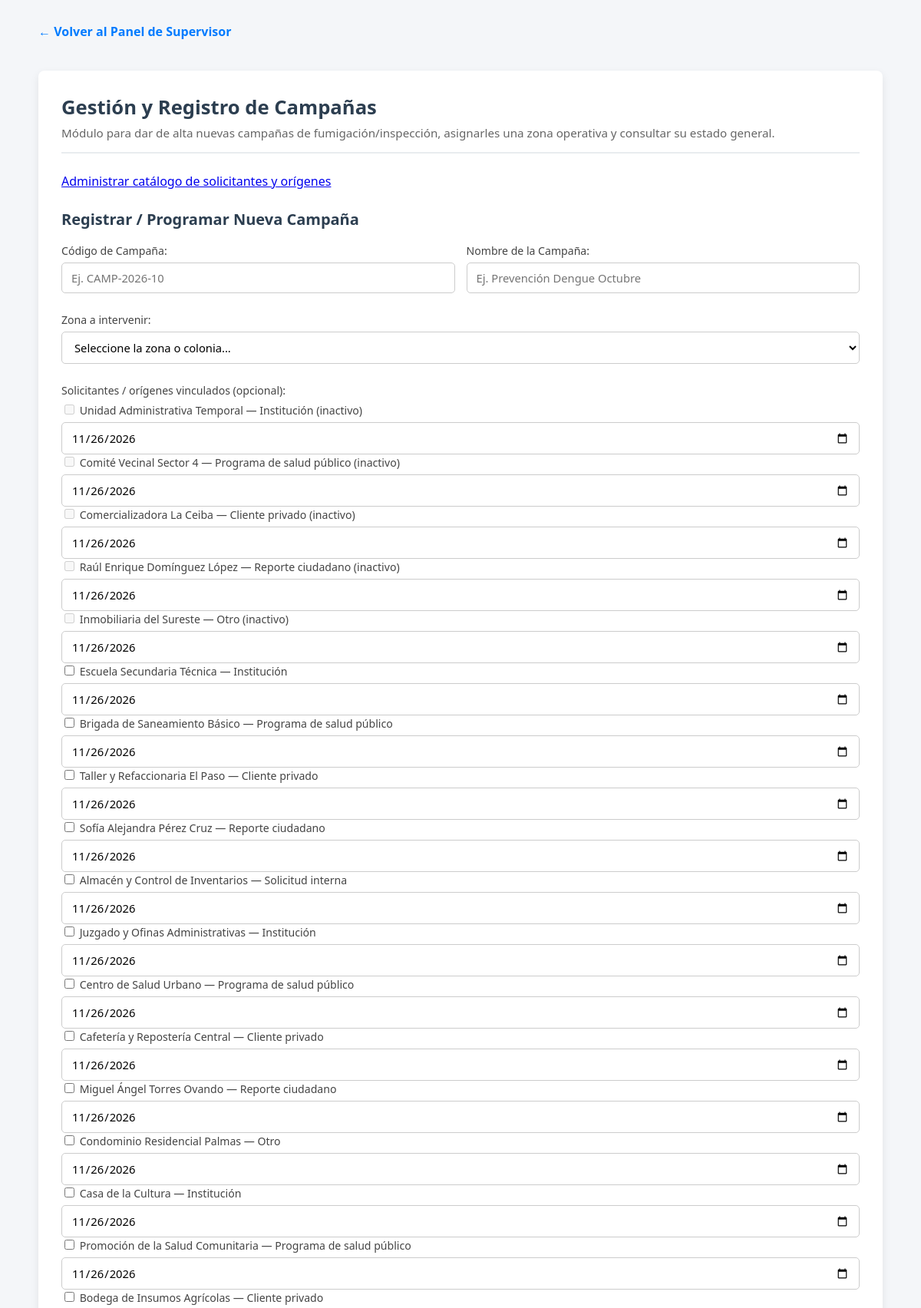
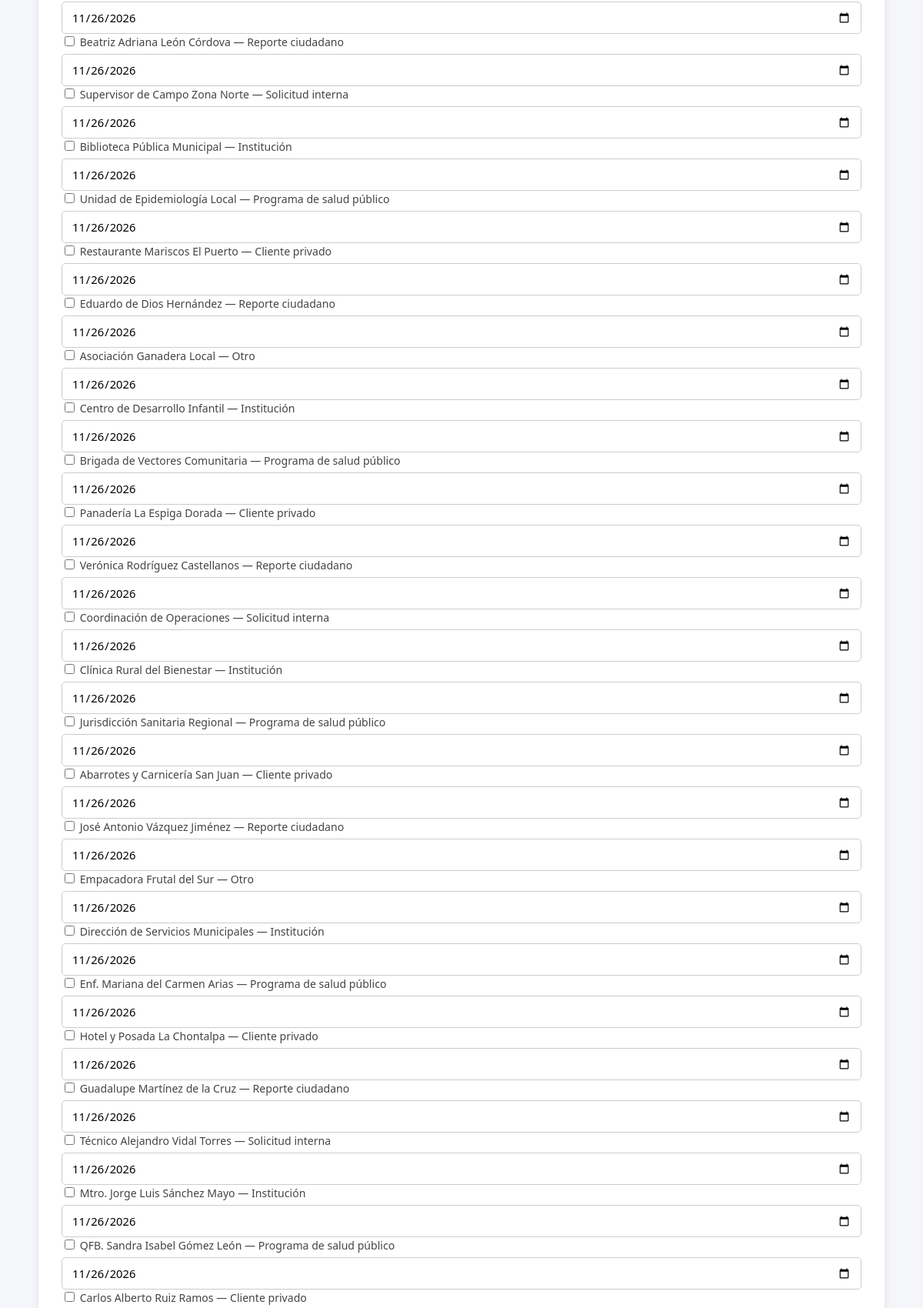
The app's page /index.php?modulo=registro_campanas (signed in, upper part) with its own data (2 pictures, top to bottom).
### tables this page shows
CREATE TABLE `solicitantes` (
  `IdSolicitante` int(11) NOT NULL AUTO_INCREMENT,
  `TipoOrigen` enum('Reporte ciudadano','Cliente privado','Programa de salud público','Institución','Solicitud interna','Otro') NOT NULL,
  `NombreSolicitante` varchar(150) NOT NULL,
  `TelefonoSolicitante` varchar(20) DEFAULT NULL,
  `DescripcionSolicitud` text NOT NULL,
  `EstadoSolicitud` enum('Activo','Inactivo') NOT NULL DEFAULT 'Activo',
  PRIMARY KEY (`IdSolicitante`)
);

### controllers/admin/controller.campana.php (called while the page is built, shortened)
<?php
require_once MODEL_PATH . 'admin/model.solicitante.php';
$modeloSolicitante = new ModelSolicitante($conexion);
$campanaEditar = null;
$solicitantesSeleccionados = [];
$resultadoSolicitantes = $modeloSolicitante->obtenerSolicitantes();
require_once VIEW_PATH . 'admin/campanas.php';
?>

### controllers/super/controller.registro_campanas.php (called while the page is built)
<?php
require_once CONTROLLER_PATH . 'admin/controller.campana.php';

### resources/class/class.permissions.php (called while the page is built, shortened)
<?php
final class PermissionPolicy
{
    public static function governs($module)
    {
        return is_string($module)
            && !in_array($module, self::UNMANAGED_MODULES, true);
    }
    public static function can($role, $module, $action)
    {
        $module = self::canonicalModule($module);
        return isset(self::ROLE_ACTIONS[$role])
            && in_array($action, self::ROLE_ACTIONS[$role], true);
    }
    private static function canonicalModule($module)
    {
        return self::MODULE_ALIASES[$module] ?? $module;
    }
}
function appCan($module, $action)
{
    return PermissionPolicy::can(
        $_SESSION['rol'] ?? '',
        $module,
        $action
    );
}

### models/admin/model.solicitante.php (called while the page is built, shortened)
<?php
class ModelSolicitante {
    private $conexion;
    public function __construct($conexion) {
        $this->conexion = $conexion;
    }
    public function obtenerSolicitantes() {
        $query = "SELECT IdSolicitante, TipoOrigen, NombreSolicitante AS Nombre, TelefonoSolicitante AS Contacto, DescripcionSolicitud AS Descripcion, EstadoSolicitud AS Estado FROM Solicitantes ORDER BY IdSolicitante DESC";
        return $this->conexion->query($query);
    }
}
?>

### views/admin/campanas.php (the view, shortened to what this page needs)
<!DOCTYPE html>
<html lang="es">
<head>
</head>
<body>
    <div class="header-link">
        <?php
        if (isset($_SESSION['rol'])){
            if ($_SESSION['rol'] === 'Administrador') {
                echo '<a href="index.php?modulo=dashboard">← Volver al Panel de Administración</a>';
            } elseif ($_SESSION['rol'] === 'Supervisor') {
                echo '<a href="index.php?modulo=super_dashboard">← Volver al Panel de Supervisor</a>';
            } elseif ($_SESSION['rol'] === 'Tecnico') {
                echo '<a href="index.php?modulo=tecnico_dashboard">← Volver al Panel Técnico</a>';
            }
        }
        ?>
    </div>
    <div class="page-container">
        <h1>Gestión y Registro de Campañas</h1>
        <p class="module-desc">Módulo para dar de alta nuevas campañas de fumigación/inspección, asignarles una zona operativa y consultar su estado general.</p>
        <?php if (appCan('solicitantes', 'consultar')): ?>
            <p><a href="<?= BASE_URL ?>index.php?modulo=solicitantes">Administrar catálogo de solicitantes y orígenes</a></p>
        <?php endif; ?>
        <h2><?= $campanaEditar ? 'Modificar Campaña: ' . htmlspecialchars($campanaEditar['CodigoCampana']) : 'Registrar / Programar Nueva Campaña' ?></h2>
        <?php if (appCan('campanas', $campanaEditar ? 'modificar' : 'registrar')): ?>
        <form action="<?= BASE_URL ?>index.php" method="POST">
            <div class="form-grid">
                <div class="form-group">
                    <label for="codigo_campana">Código de Campaña:</label>
                    <input type="text" id="codigo_campana" name="codigo_campana" placeholder="Ej. CAMP-2026-10"
                           value="<?= $campanaEditar ? htmlspecialchars($campanaEditar['CodigoCampana']) : '' ?>" required>
                </div>
                <div class="form-group">
                    <label for="nombre_campana">Nombre de la Campaña:</label>
                    <input type="text" id="nombre_campana" name="nombre_campana" placeholder="Ej. Prevención Dengue Octubre"
                           value="<?= $campanaEditar ? htmlspecialchars($campanaEditar['NombreCampana']) : '' ?>" required>
                </div>
                <div class="form-group full-width">
                    <label for="id_zona">Zona a intervenir:</label>
                    <select id="id_zona" name="id_zona" required>
                        <option value="" disabled <?= !$campanaEditar ? 'selected' : '' ?>>Seleccione la zona o colonia...</option>
                    </select>
                </div>
                <div class="form-group full-width">
                    <label>Solicitantes / orígenes vinculados (opcional):</label>
                    <div class="border rounded p-3">
                        <?php if ($resultadoSolicitantes && $resultadoSolicitantes->num_rows > 0): ?>
                            <?php while ($solicitante = $resultadoSolicitantes->fetch_assoc()): ?>
                                <?php
                                $idSolicitante = (int)$solicitante['IdSolicitante'];
                                $solicitanteMarcado = array_key_exists($idSolicitante, $solicitantesSeleccionados);
                                $fechaVinculo = $solicitantesSeleccionados[$idSolicitante] ?? date('Y-m-d');
                                $nombreSolicitante = htmlspecialchars($solicitante['Nombre']);
                                $tipoSolicitante = htmlspecialchars($solicitante['TipoOrigen']);
                                $estadoSolicitante = $solicitante['Estado'];
                                $solicitanteInactivoNoVinculado = $estadoSolicitante === 'Inactivo' && !$solicitanteMarcado;
                                ?>
                                <div class="d-flex flex-wrap align-items-center gap-2 mb-2">
                                    <label class="mb-0">
                                        <input type="checkbox" name="solicitantes[]" value="<?= $idSolicitante ?>" <?= $solicitanteMarcado ? 'checked' : '' ?> <?= $solicitanteInactivoNoVinculado ? 'disabled' : '' ?>>
                                        <?= $nombreSolicitante ?> — <?= $tipoSolicitante ?><?= $estadoSolicitante === 'Inactivo' ? ' (inactivo)' : '' ?>
                                    </label>
                                    <input type="date" name="fechas_solicitud[<?= $idSolicitante ?>]" value="<?= htmlspecialchars($fechaVinculo) ?>" aria-label="Fecha de solicitud de <?= $nombreSolicitante ?>">
                                </div>
                            <?php endwhile; ?>
                        <?php else: ?>
                            <p class="mb-0 text-muted">No hay solicitantes registrados. Administra el catálogo para poder asociarlos.</p>
                        <?php endif; ?>
                    </div>
                </div>
            </div>
        </form>
        <?php endif; ?>
    </div>
</body>
</html>

### views/admin/campanas.php (style rules this page uses)
body { font-family: 'Segoe UI', Tahoma, Geneva, Verdana, sans-serif; background-color: #f4f6f9; color: #333; margin: 0; padding: 30px 20px; display: flex; flex-direction: column; align-items: center; gap: 30px; }
.page-container { background-color: #ffffff; padding: 30px; border-radius: 8px; box-shadow: 0 4px 12px rgba(0, 0, 0, 0.08); width: 100%; max-width: 1100px; box-sizing: border-box; }
h1 { font-size: 1.6rem; color: #2c3e50; margin-top: 0; margin-bottom: 6px; }
p.module-desc { font-size: 0.95rem; color: #666; margin-top: 0; margin-bottom: 25px; border-bottom: 2px solid #e9ecef; padding-bottom: 15px; }
h2 { font-size: 1.25rem; color: #2c3e50; margin-top: 25px; margin-bottom: 18px; }
.form-grid { display: grid; grid-template-columns: 1fr 1fr; gap: 15px; }
.form-group { margin-bottom: 10px; }
.full-width { grid-column: span 2; }
label { display: block; font-size: 0.88rem; margin-bottom: 6px; color: #444; font-weight: 500; }
input[type="text"], input[type="date"], select { width: 100%; padding: 9px 12px; border: 1px solid #ccc; border-radius: 5px; font-size: 0.92rem; box-sizing: border-box; transition: border-color 0.2s, box-shadow 0.2s; background-color: #fff; font-family: inherit; }
.header-link { width: 100%; max-width: 1100px; margin: 0 auto 10px; text-align: left; }
.header-link a { color: #007bff; text-decoration: none; font-weight: 600; }

### records on screen
solicitantes: NombreSolicitante "Unidad Administrativa Temporal", TipoOrigen "Institución", shows "(inactivo)", IdSolicitante "11/26/2026"
solicitantes: NombreSolicitante "Comité Vecinal Sector 4", TipoOrigen "Programa de salud público", shows "(inactivo)", IdSolicitante "11/26/2026"
solicitantes: NombreSolicitante "Comercializadora La Ceiba", TipoOrigen "Cliente privado", shows "(inactivo)", IdSolicitante "11/26/2026"
solicitantes: NombreSolicitante "Raúl Enrique Domínguez López", TipoOrigen "Reporte ciudadano", shows "(inactivo)", IdSolicitante "11/26/2026"
solicitantes: NombreSolicitante "Inmobiliaria del Sureste", TipoOrigen "Otro", shows "(inactivo)", IdSolicitante "11/26/2026"
solicitantes: NombreSolicitante "Escuela Secundaria Técnica", TipoOrigen "Institución", IdSolicitante "11/26/2026"
solicitantes: NombreSolicitante "Brigada de Saneamiento Básico", TipoOrigen "Programa de salud público", IdSolicitante "11/26/2026"
solicitantes: NombreSolicitante "Taller y Refaccionaria El Paso", TipoOrigen "Cliente privado", IdSolicitante "11/26/2026"
solicitantes: NombreSolicitante "Sofía Alejandra Pérez Cruz", TipoOrigen "Reporte ciudadano", IdSolicitante "11/26/2026"
solicitantes: NombreSolicitante "Almacén y Control de Inventarios", TipoOrigen "Solicitud interna", IdSolicitante "11/26/2026"
solicitantes: NombreSolicitante "Juzgado y Ofinas Administrativas", TipoOrigen "Institución", IdSolicitante "11/26/2026"
solicitantes: NombreSolicitante "Centro de Salud Urbano", TipoOrigen "Programa de salud público", IdSolicitante "11/26/2026"
solicitantes: NombreSolicitante "Cafetería y Repostería Central", TipoOrigen "Cliente privado", IdSolicitante "11/26/2026"
solicitantes: NombreSolicitante "Miguel Ángel Torres Ovando", TipoOrigen "Reporte ciudadano", IdSolicitante "11/26/2026"
solicitantes: NombreSolicitante "Condominio Residencial Palmas", TipoOrigen "Otro", IdSolicitante "11/26/2026"
solicitantes: NombreSolicitante "Casa de la Cultura", TipoOrigen "Institución", IdSolicitante "11/26/2026"
solicitantes: NombreSolicitante "Promoción de la Salud Comunitaria", TipoOrigen "Programa de salud público", IdSolicitante "11/26/2026"
solicitantes: NombreSolicitante "Bodega de Insumos Agrícolas", TipoOrigen "Cliente privado", IdSolicitante "11/26/2026"
solicitantes: NombreSolicitante "Beatriz Adriana León Córdova", TipoOrigen "Reporte ciudadano", IdSolicitante "11/26/2026"
solicitantes: NombreSolicitante "Supervisor de Campo Zona Norte", TipoOrigen "Solicitud interna", IdSolicitante "11/26/2026"
solicitantes: NombreSolicitante "Biblioteca Pública Municipal", TipoOrigen "Institución", IdSolicitante "11/26/2026"
solicitantes: NombreSolicitante "Unidad de Epidemiología Local", TipoOrigen "Programa de salud público", IdSolicitante "11/26/2026"
solicitantes: NombreSolicitante "Restaurante Mariscos El Puerto", TipoOrigen "Cliente privado", IdSolicitante "11/26/2026"
solicitantes: NombreSolicitante "Eduardo de Dios Hernández", TipoOrigen "Reporte ciudadano", IdSolicitante "11/26/2026"
solicitantes: NombreSolicitante "Asociación Ganadera Local", TipoOrigen "Otro", IdSolicitante "11/26/2026"
solicitantes: NombreSolicitante "Centro de Desarrollo Infantil", TipoOrigen "Institución", IdSolicitante "11/26/2026"
solicitantes: NombreSolicitante "Brigada de Vectores Comunitaria", TipoOrigen "Programa de salud público", IdSolicitante "11/26/2026"
solicitantes: NombreSolicitante "Panadería La Espiga Dorada", TipoOrigen "Cliente privado", IdSolicitante "11/26/2026"
solicitantes: NombreSolicitante "Verónica Rodríguez Castellanos", TipoOrigen "Reporte ciudadano", IdSolicitante "11/26/2026"
solicitantes: NombreSolicitante "Coordinación de Operaciones", TipoOrigen "Solicitud interna", IdSolicitante "11/26/2026"
solicitantes: NombreSolicitante "Clínica Rural del Bienestar", TipoOrigen "Institución", IdSolicitante "11/26/2026"
solicitantes: NombreSolicitante "Jurisdicción Sanitaria Regional", TipoOrigen "Programa de salud público", IdSolicitante "11/26/2026"
solicitantes: NombreSolicitante "Abarrotes y Carnicería San Juan", TipoOrigen "Cliente privado", IdSolicitante "11/26/2026"
solicitantes: NombreSolicitante "José Antonio Vázquez Jiménez", TipoOrigen "Reporte ciudadano", IdSolicitante "11/26/2026"
solicitantes: NombreSolicitante "Empacadora Frutal del Sur", TipoOrigen "Otro", IdSolicitante "11/26/2026"
solicitantes: NombreSolicitante "Dirección de Servicios Municipales", TipoOrigen "Institución", IdSolicitante "11/26/2026"
solicitantes: NombreSolicitante "Enf. Mariana del Carmen Arias", TipoOrigen "Programa de salud público", IdSolicitante "11/26/2026"
solicitantes: NombreSolicitante "Hotel y Posada La Chontalpa", TipoOrigen "Cliente privado", IdSolicitante "11/26/2026"
solicitantes: NombreSolicitante "Guadalupe Martínez de la Cruz", TipoOrigen "Reporte ciudadano", IdSolicitante "11/26/2026"
solicitantes: NombreSolicitante "Técnico Alejandro Vidal Torres", TipoOrigen "Solicitud interna", IdSolicitante "11/26/2026"
solicitantes: NombreSolicitante "Mtro. Jorge Luis Sánchez Mayo", TipoOrigen "Institución", IdSolicitante "11/26/2026"
solicitantes: NombreSolicitante "QFB. Sandra Isabel Gómez León", TipoOrigen "Programa de salud público", IdSolicitante "11/26/2026"
solicitantes: NombreSolicitante "Carlos Alberto Ruiz Ramos", TipoOrigen "Cliente privado"
